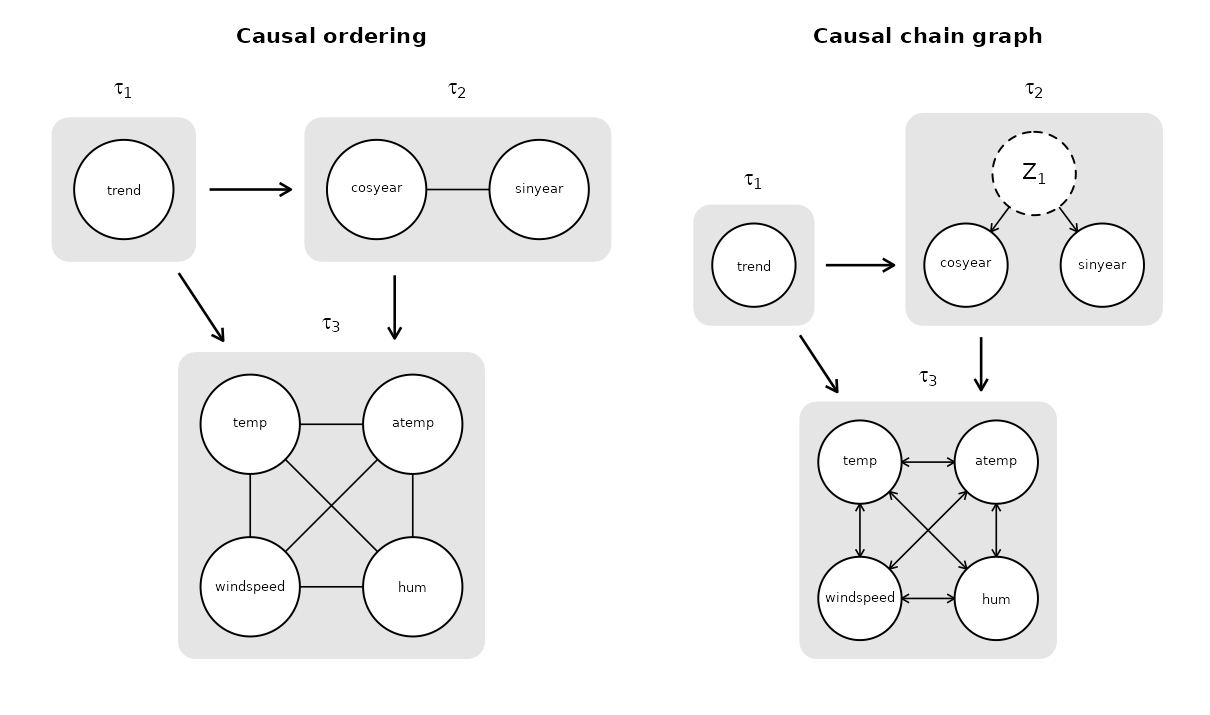

Generate this figure with R:
# ggraph version of the plots in chain_graph.R, for comparison with the base
# graphics version (plot_chain_graph()). Same style as the shapr vignette
# (asymmetric_causal): a grey box per chain component, one arrow per pair of
# components, and the edges inside each component.
# Run from this folder: source("chain_graph_ggraph.R")
# Needs: ggraph, ggforce (geom_shape for rounded boxes), patchwork (side by side).
suppressMessages({
  library(igraph)
  library(ggraph)
  library(ggforce)
  library(patchwork)
})

# chain_graph.R gives chain_graph_to_shapr(), g_causal_ordering, g_causal_chain
# and the layout `lay` (it also draws the base graphics plots).
source("chain_graph.R")

# style = "ordering": edges inside components as plain lines.
# style = "chain":    a confounded component (bidirected edges) gets a hidden
#                     common cause Z drawn above it; mutual interactions
#                     (undirected edges) are drawn as two-way arrows.
# layout: matrix with one row per feature (row names = feature names).
# All sizes are in data units (the plot uses coord_fixed), so the plot can be
# saved at any size.
plot_chain_ggraph <- function(g, layout, style = c("chain", "ordering"), title = NULL,
                              node_radius = 0.55, label_size = 3.2) {
  style <- match.arg(style)
  res <- chain_graph_to_shapr(g)
  comps <- res$causal_ordering
  n_comp <- length(comps)
  comp_of <- setNames(rep(seq_len(n_comp), lengths(comps)), unlist(comps))
  feat <- V(g)$name

  # Nodes: the features, plus one hidden confounder per confounded component
  nodes <- data.frame(name = feat, x = layout[feat, 1], y = layout[feat, 2],
                      component = comp_of[feat], latent = FALSE, label = feat)
  el <- as_edgelist(g)
  type <- E(g)$type
  inside <- type != "directed"
  edges <- data.frame(from = el[inside, 1], to = el[inside, 2],
                      kind = if (style == "ordering") "plain" else ifelse(type[inside] == "undirected", "mutual", "confounded"))
  if (style == "chain") {
    edges <- edges[edges$kind != "confounded", ] # replaced by the hidden confounders below
    z <- 0
    for (k in which(res$confounding)) {
      z <- z + 1
      m <- nodes[nodes$component == k, ]
      zname <- paste0(".Z", z)
      nodes <- rbind(nodes, data.frame(name = zname, x = mean(m$x), y = max(m$y) + 2.2 * node_radius,
                                       component = k, latent = TRUE, label = paste0("Z[", z, "]")))
      edges <- rbind(edges, data.frame(from = zname, to = m$name, kind = "latent"))
    }
  }
  g_plot <- graph_from_data_frame(edges, directed = TRUE, vertices = nodes)

  # Component boxes in data units
  pad <- node_radius + 0.25
  boxes <- do.call(rbind, lapply(seq_len(n_comp), function(k) {
    m <- nodes[nodes$component == k, ]
    data.frame(component = k, xmin = min(m$x) - pad, xmax = max(m$x) + pad,
               ymin = min(m$y) - pad, ymax = max(m$y) + pad)
  }))
  box_poly <- do.call(rbind, lapply(seq_len(n_comp), function(k) {
    b <- boxes[k, ]
    data.frame(component = k, x = c(b$xmin, b$xmax, b$xmax, b$xmin), y = c(b$ymin, b$ymin, b$ymax, b$ymax))
  }))
  tau <- data.frame(x = (boxes$xmin + boxes$xmax) / 2, y = boxes$ymax + 0.3,
                    label = paste0("tau[", boxes$component, "]"))

  # One arrow per pair of components with a directed edge between them:
  # straight when the boxes overlap vertically or horizontally, else centre to centre
  dir <- unique(cbind(comp_of[el[!inside, 1]], comp_of[el[!inside, 2]]))
  gap <- 0.15
  box_arrow <- function(b1, b2) {
    y_ov <- c(max(b1$ymin, b2$ymin), min(b1$ymax, b2$ymax))
    x_ov <- c(max(b1$xmin, b2$xmin), min(b1$xmax, b2$xmax))
    if (diff(y_ov) > 0.5) {
      y <- mean(y_ov); right <- b2$xmin > b1$xmax
      return(c(if (right) b1$xmax + gap else b1$xmin - gap, y, if (right) b2$xmin - gap else b2$xmax + gap, y))
    }
    if (diff(x_ov) > 0.5) {
      x <- mean(x_ov); down <- b2$ymax < b1$ymin
      return(c(x, if (down) b1$ymin - gap else b1$ymax + gap, x, if (down) b2$ymax + gap else b2$ymin - gap))
    }
    ctr <- function(b) c((b$xmin + b$xmax) / 2, (b$ymin + b$ymax) / 2)
    exit <- function(b, d) ctr(b) + d * min(c(b$xmax - b$xmin, b$ymax - b$ymin) / 2 / abs(d))
    d <- ctr(b2) - ctr(b1); d <- d / sqrt(sum(d^2))
    c(exit(b1, d) + gap * d, exit(b2, -d) - gap * d)
  }
  comp_arrows <- as.data.frame(do.call(rbind, lapply(seq_len(nrow(dir)), function(i) {
    box_arrow(boxes[dir[i, 1], ], boxes[dir[i, 2], ])
  })))
  names(comp_arrows) <- c("x", "y", "xend", "yend")

  cap <- circle(node_radius, "native")
  small_arrow <- function(ends = "last") arrow(length = unit(2, "mm"), type = "open", ends = ends)

  ggraph(g_plot, layout = "manual", x = nodes$x, y = nodes$y) +
    geom_shape(data = box_poly, aes(x, y, group = component), radius = unit(4, "mm"),
               fill = "grey90", colour = NA, inherit.aes = FALSE) +
    geom_text(data = tau, aes(x, y, label = label), parse = TRUE, size = 5, inherit.aes = FALSE) +
    geom_segment(data = comp_arrows, aes(x, y, xend = xend, yend = yend), linewidth = 0.8,
                 arrow = arrow(length = unit(3, "mm"), type = "open"), inherit.aes = FALSE) +
    geom_edge_link(aes(filter = kind == "plain"), start_cap = cap, end_cap = cap) +
    geom_edge_link(aes(filter = kind == "mutual"), start_cap = cap, end_cap = cap, arrow = small_arrow("both")) +
    geom_edge_link(aes(filter = kind == "latent"), start_cap = cap, end_cap = cap, arrow = small_arrow()) +
    geom_node_circle(aes(r = node_radius, linetype = latent), fill = "white", linewidth = 0.6, show.legend = FALSE) +
    scale_linetype_manual(values = c(`FALSE` = "solid", `TRUE` = "dashed")) +
    geom_node_text(aes(label = label, size = ifelse(latent, 1.6, 1) * label_size), parse = TRUE) +
    scale_size_identity() +
    coord_fixed(clip = "off") +
    labs(title = title) +
    theme_graph(base_family = "sans", title_size = 14, plot_margin = margin(10, 10, 10, 10)) +
    theme(plot.title = element_text(hjust = 0.5))
}

p_ordering <- plot_chain_ggraph(g_causal_ordering, lay, style = "ordering", title = "Causal ordering")
p_chain <- plot_chain_ggraph(g_causal_chain, lay, style = "chain", title = "Causal chain graph")
print(p_ordering + p_chain)

# ggsave("chain_graph_ggraph.png", p_ordering + p_chain, width = 11, height = 6.5, bg = "white")

# ------------------------------------------------------------------
# shapr arguments: from the same graphs the plots are drawn from
# ------------------------------------------------------------------
res_chain <- chain_graph_to_shapr(g_causal_chain)       # causal Shapley values
res_ordering <- chain_graph_to_shapr(g_causal_ordering) # asymmetric: use causal_ordering only
str(res_chain)
# tidygraph objects (common with ggraph) work too:
# chain_graph_to_shapr(tidygraph::as_tbl_graph(g_causal_chain))
